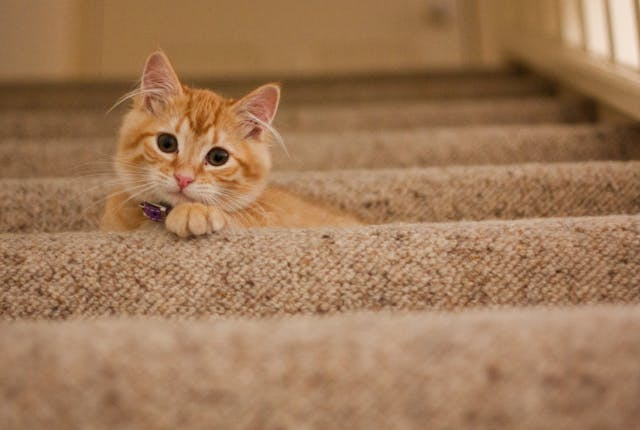
#> input picture src/kdweng_class/class_ros2yolo_ws/python_code/test.jpg, 640 x 430 px, found by its file name
$ python visualization.py
#> lines starting #> are read from the running program, lines starting #| are printed output that depends on the picture; after the words box and inside, x2 and y2 are one past the last pixel; in counts of white or black regions, pixels touching at a corner belong together
import cv2
import json

def draw_detections(image_path, json_path):
    # Load the image
#> called with image_path = './python_code/test.jpg', json_path = './python_code/detections.json'
    image = cv2.imread(image_path)
#> image is the input picture: shape (430, 640, 3); mean B, G, R 87.8, 121.3, 159.7

    # Load the detections from the JSON file
    with open(json_path, "r") as f:
#> (reads src/kdweng_class/class_ros2yolo_ws/python_code/detections.json from the repository)
        detections = json.load(f)

    # Loop through each detection and draw bounding boxes
    for detection in detections:
        bbox = detection["bbox"]  # [x_min, y_min, x_max, y_max]
        confidence = detection["confidence"]  # Confidence score
        class_id = detection["class_id"]  # Class ID

        # Draw the bounding box
        x_min, y_min, x_max, y_max = map(int, bbox)

        cv2.rectangle(image, (x_min, y_min), (x_max, y_max), (0, 255, 0), 1)

        # Add a label with the class ID and confidence score
        label = f"Class {class_id}: {confidence:.2f}"
        cv2.putText(image, label, (x_min, y_min - 10), cv2.FONT_HERSHEY_SIMPLEX, 0.4, (0, 255, 0), 1)
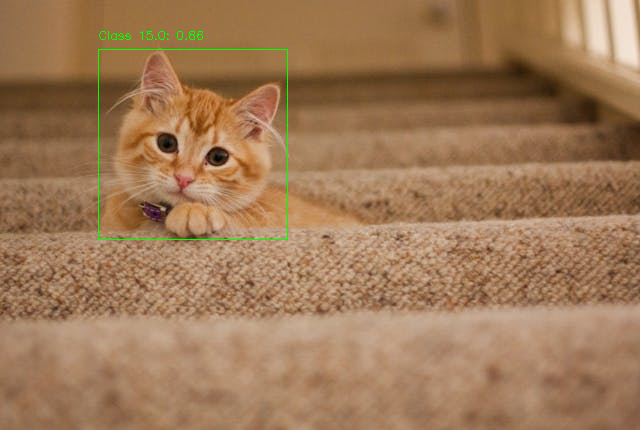
#> image: shape (430, 640, 3); 0.36% of pixels changed, all inside (x1, y1, x2, y2) = (98, 31, 288, 240)

    # Display the image
    # cv2.namedWindow('Detections', cv2.WINDOW_NORMAL)
    cv2.imshow("Detections", image)
    cv2.waitKey(0)
    cv2.destroyAllWindows()

if __name__ == "__main__":
    image_path = "./python_code/test.jpg"  # Path to the input image
    json_path = "./python_code/detections.json"  # Path to the JSON file with detections

    draw_detections(image_path, json_path)
